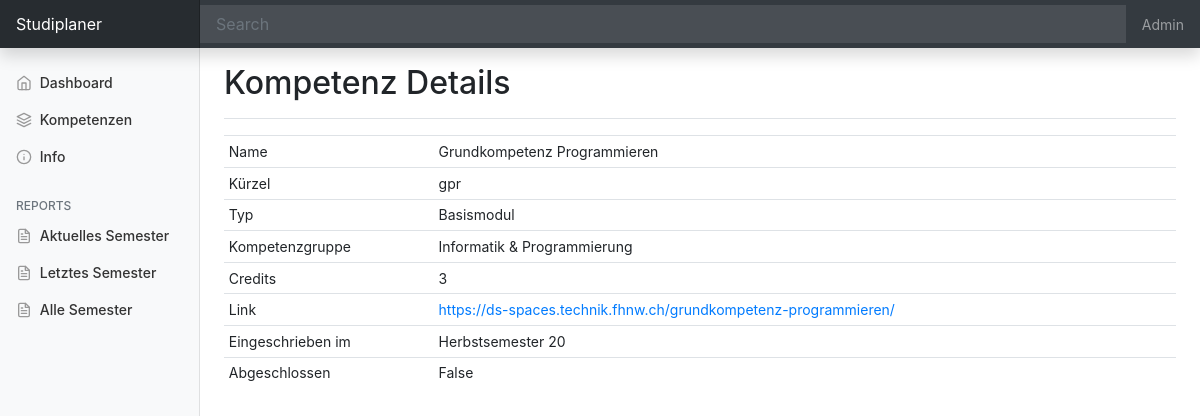
The app's page /course/17/ with its own data.
### kompetenzen/models.py (models this page shows, shortened)
class course(models.Model):
    id              = models.AutoField(primary_key=True)
    name            = models.CharField(max_length=200, null=True)
    shortname       = models.CharField(max_length=10, null=True)
    type            = models.ForeignKey(course_type, null=True, on_delete=models.SET_NULL, blank=True)
    group           = models.ForeignKey(course_group, null=True,on_delete=models.SET_NULL, blank=True)
    credits         = models.IntegerField(null=True)
    date_created    = models.DateTimeField(auto_now_add=True)
    done            = models.BooleanField(default=False)
    semester        = models.ForeignKey(course_semester, null=True, on_delete=models.SET_NULL, blank=True)
    link            = models.CharField(max_length=300, null=True, blank=True)

class course_type(models.Model):
    id              = models.AutoField(primary_key=True)
    name            = models.CharField(max_length=100, null=True)
    date_created    = models.DateTimeField(auto_now_add=True)
    def __str__(self):
        return self.name

class course_group(models.Model):
    id              = models.AutoField(primary_key=True)
    name            = models.CharField(max_length=100, null=True)
    maxcredits      = models.IntegerField(null=True)
    mincredits      = models.IntegerField(null=True)
    date_created    = models.DateTimeField(auto_now_add=True)
    def __str__(self):
        return self.name

class course_semester(models.Model):
    id              = models.AutoField(primary_key=True)
    name            = models.CharField(max_length=100, null=True)
    shortname       = models.CharField(max_length=4, null=True)
    start           = models.DateField(null=True)
    end             = models.DateField(null=True)
    current         = models.BooleanField(default=False)
    previous        = models.BooleanField(default=False)
    start_exam      = models.DateField(null=True)
    end_exam        = models.DateField(null=True)
    date_created    = models.DateTimeField(auto_now_add=True)
    def __str__(self):
        return self.name

### kompetenzen/views.py (the view)
# urls.py: path('course/<str:pk>/', views.coursedetail, name="coursedetail"),
def coursedetail(request, pk):
     co = course.objects.get(id=pk)
     context = {'course':co}
     return render(request, 'kompetenzen/course.html', context)

### kompetenzen/templates/kompetenzen/course.html
{% extends 'kompetenzen/main.html' %}
{% block content %}
<main role="main" class="col-md-9 ml-sm-auto col-lg-10 px-md-4">
  <div class="d-flex justify-content-between flex-wrap flex-md-nowrap align-items-center pt-3 pb-2 mb-3 border-bottom">
    <h1 class="h2">Kompetenz Details</h1>
  </div>
  <div class="table-responsive">
    <table class="table table-striped table-sm">
      <thead>
        <tr>
          <td>Name</td>
          <td>{{course.name}}</td>
        </tr>
        <tr>
          <td>Kürzel</td>
          <td>{{course.shortname}}</td>
        </tr>
        <tr>
          <td>Typ</td>
          <td>{{course.type}}</td>
        </tr>
        <tr>
          <td>Kompetenzgruppe</td>
          <td>{{course.group}}</td>
        </tr>
        <tr>
          <td>Credits</td>
          <td>{{course.credits}}</td>
        </tr>
        <tr>
          <td>Link</td>
          <td><a href="{{course.link}}" target="_blank">{{course.link}}</a></td>
        </tr>
        <tr>
          <td>Eingeschrieben im</td>
          <td>{{course.semester}}</td>
        </tr>
        <tr>
          <td>Abgeschlossen</td>
          <td>{{course.done}}</td>
        </tr>
      </thead>
    </table>
  </div>
</main>
{% endblock %}

### static/css/main.css (style rules this page uses)
body { background-color: #ffffff; }

### static/css/dashboard.css (style rules this page uses)
body { font-size: .875rem; }

### records on screen
course: name "Grundkompetenz Programmieren", shortname "gpr", type "Basismodul", group "Informatik & Programmierung", credits "3", link "https://ds-spaces.technik.fhnw.ch/grundkompetenz-programmieren/", semester "Herbstsemester 20", done "False"
